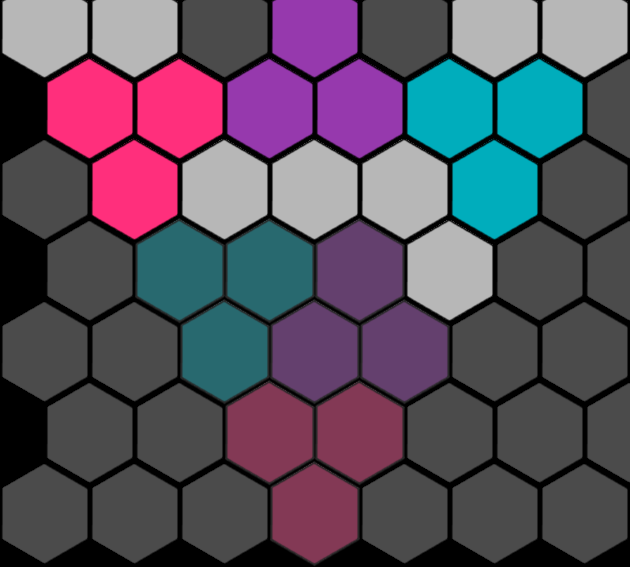

A 2D game scene composited from a Tiled map and its tileset images. What follows is a short description and the map's XML, with every tile layer's data as written:
An orthogonal 14x7 tile map with 45x81 px tiles, 1 tile layer (Tile Layer 1).

<map version="1.0" orientation="orthogonal" renderorder="right-down" width="14" height="7" tilewidth="45" tileheight="81">
 <tileset firstgid="1" name="Tile" tilewidth="90" tileheight="106">
  <image source="../images/Tile.png" width="720" height="212" />
 </tileset>
 <layer name="Tile Layer 1" width="14" height="7">
  <data>
   <tile gid="2" />
   <tile gid="0" />
   <tile gid="2" />
   <tile gid="0" />
   <tile gid="1" />
   <tile gid="0" />
   <tile gid="7" />
   <tile gid="0" />
   <tile gid="1" />
   <tile gid="0" />
   <tile gid="2" />
   <tile gid="0" />
   <tile gid="2" />
   <tile gid="0" />
   <tile gid="0" />
   <tile gid="4" />
   <tile gid="0" />
   <tile gid="4" />
   <tile gid="0" />
   <tile gid="7" />
   <tile gid="0" />
   <tile gid="7" />
   <tile gid="0" />
   <tile gid="6" />
   <tile gid="0" />
   <tile gid="6" />
   <tile gid="0" />
   <tile gid="1" />
   <tile gid="1" />
   <tile gid="0" />
   <tile gid="4" />
   <tile gid="0" />
   <tile gid="2" />
   <tile gid="0" />
   <tile gid="2" />
   <tile gid="0" />
   <tile gid="2" />
   <tile gid="0" />
   <tile gid="6" />
   <tile gid="0" />
   <tile gid="1" />
   <tile gid="0" />
   <tile gid="0" />
   <tile gid="1" />
   <tile gid="0" />
   <tile gid="14" />
   <tile gid="0" />
   <tile gid="14" />
   <tile gid="0" />
   <tile gid="15" />
   <tile gid="0" />
   <tile gid="2" />
   <tile gid="0" />
   <tile gid="1" />
   <tile gid="0" />
   <tile gid="1" />
   <tile gid="1" />
   <tile gid="0" />
   <tile gid="1" />
   <tile gid="0" />
   <tile gid="14" />
   <tile gid="0" />
   <tile gid="15" />
   <tile gid="0" />
   <tile gid="15" />
   <tile gid="0" />
   <tile gid="1" />
   <tile gid="0" />
   <tile gid="1" />
   <tile gid="0" />
   <tile gid="0" />
   <tile gid="1" />
   <tile gid="0" />
   <tile gid="1" />
   <tile gid="0" />
   <tile gid="12" />
   <tile gid="0" />
   <tile gid="12" />
   <tile gid="0" />
   <tile gid="1" />
   <tile gid="0" />
   <tile gid="1" />
   <tile gid="0" />
   <tile gid="1" />
   <tile gid="1" />
   <tile gid="0" />
   <tile gid="1" />
   <tile gid="0" />
   <tile gid="1" />
   <tile gid="0" />
   <tile gid="12" />
   <tile gid="0" />
   <tile gid="1" />
   <tile gid="0" />
   <tile gid="1" />
   <tile gid="0" />
   <tile gid="1" />
   <tile gid="0" />
  </data>
 </layer>
</map>
